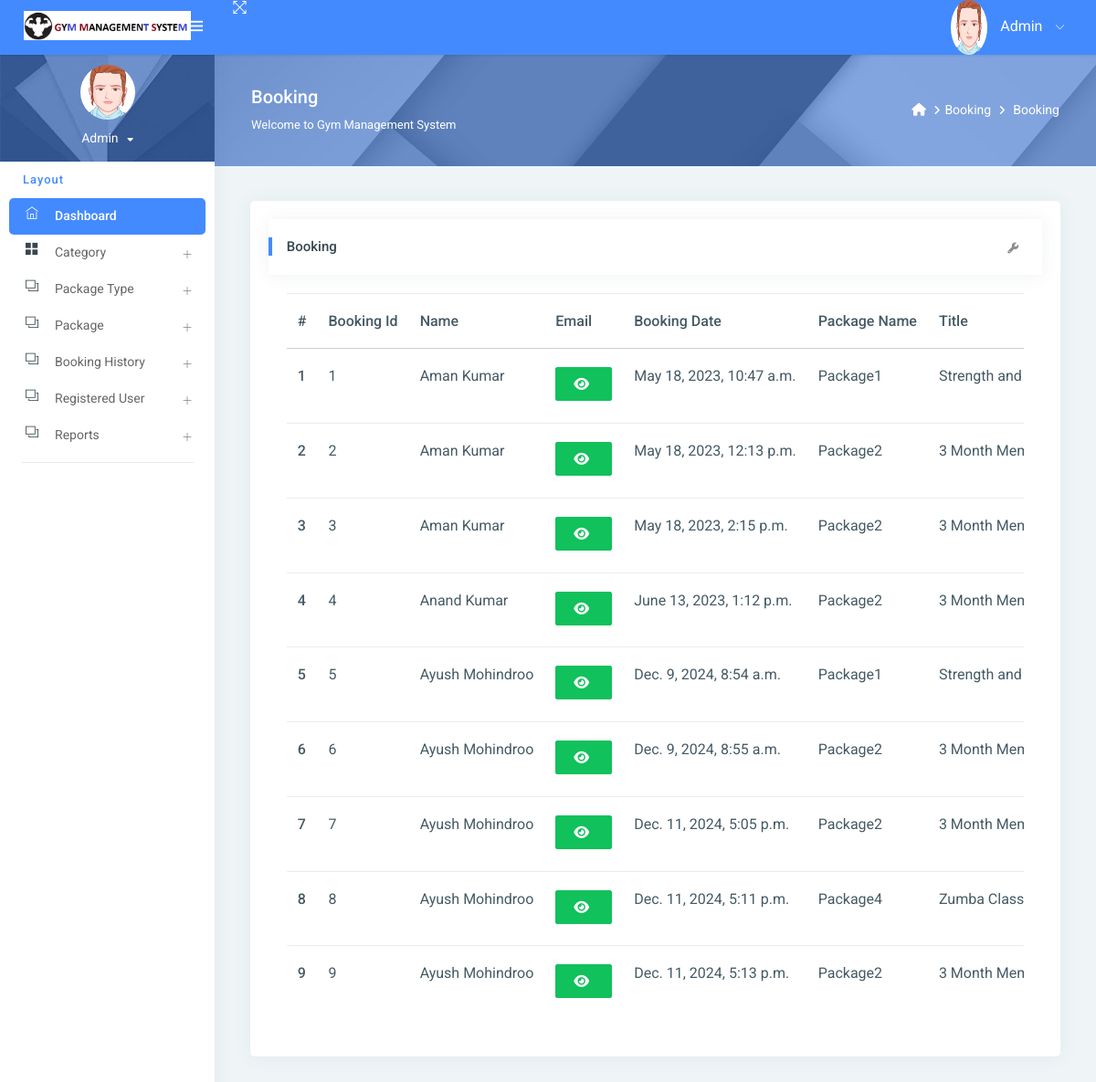
/new_booking/ (signed in), run on the app's committed database.
### gym/models.py (models this page shows, shortened)
class Booking(models.Model):
    package = models.ForeignKey(Package, on_delete=models.CASCADE, null=True, blank=True)
    register = models.ForeignKey(Signup, on_delete=models.CASCADE, null=True, blank=True)
    bookingnumber = models.CharField(max_length=100, null=True, blank=True)
    status = models.IntegerField(choices=STATUS, default=1)
    creationdate = models.DateTimeField(auto_now_add=True)

class Signup(models.Model):
    user = models.ForeignKey(User, on_delete=models.CASCADE, null=True)
    mobile = models.CharField(max_length=15, null=True)
    state = models.CharField(max_length=150, null=True)
    city = models.CharField(max_length=150, null=True)
    address = models.CharField(max_length=200, null=True)
    creationdate = models.DateTimeField(auto_now_add=True)

class Package(models.Model):
    category = models.ForeignKey(Category, on_delete=models.CASCADE, null=True)
    packagename = models.ForeignKey(Packagetype, on_delete=models.CASCADE, null=True)
    titlename = models.CharField(max_length=200, null=True)
    packageduration = models.CharField(max_length=50, null=True)
    price = models.CharField(max_length=200, null=True)
    description = models.CharField(max_length=200, null=True)
    creationdate = models.DateTimeField(auto_now_add=True)

class Packagetype(models.Model):
    category = models.ForeignKey(Category, on_delete=models.CASCADE, null=True)
    packagename = models.CharField(max_length=200, null=True)
    creationdate = models.DateTimeField(auto_now_add=True)
    def __str__(self):
        return self.packagename

### gym/views.py (the view)
# urls.py: path('new_booking/', new_booking, name='new_booking'),
@login_required(login_url='/admin_login/')
def new_booking(request):
    action = request.GET.get('action')
    data = Booking.objects.filter()
    if action == "New":
        data = data.filter(status="1")
    elif action == "Partial":
        data = data.filter(status="2")
    elif action == "Full":
        data = data.filter(status="3")
    elif action == "Total":
        data = data.filter()
    if request.user.is_staff:
        return render(request, "admin/new_booking.html", locals())
    else:
        return render(request, "booking_history.html", locals())

### gym/templates/admin/new_booking.html (shortened to what this page needs)
{% extends 'admin_base.html' %}
{% load static %}
{% block main %}
<link rel="stylesheet" href="https://cdnjs.cloudflare.com/ajax/libs/font-awesome/6.2.0/css/all.min.css" />
<div class="page-header">
    <div class="page-block">
        <div class="row align-items-center">
            <div class="col-md-8">
                <div class="page-header-title">
                    <h5 class="m-b-10">{{request.GET.action}} Booking</h5>
                    <p class="m-b-0">Welcome to Gym Management System</p>
                </div>
            </div>
            <div class="col-md-4">
                <ul class="breadcrumb-title">
                    <li class="breadcrumb-item">
                        <a href="{% url 'admin_home' %}"> <i class="fa fa-home"></i> </a>
                    </li>
                    <li class="breadcrumb-item"><a href="">Booking</a>
                    </li>
                    <li class="breadcrumb-item"><a href="">{{request.GET.action}} Booking</a>
                    </li>
                </ul>
            </div>
        </div>
    </div>
</div>
<div class="pcoded-inner-content">
    <div class="main-body">
        <div class="page-wrapper">
            <div class="page-body">
                <div class="row">
                    <div class="col-md-12">
                        <div class="card">
                            <div class="card-block">
                                <div class="card-header">
                                    <h5>{{request.GET.action}} Booking</h5>
                                    <div class="card-header-right">
                                        <ul class="list-unstyled card-option">
                                            <li><i class="fa fa fa-wrench open-card-option"></i></li>
                                        </ul>
                                    </div>
                                </div>
                                <div class="card-block table-border-style">
                                    <div class="table-responsive">
                                        <table class="table">
                                            <thead>
                                            <tr>
                                                <th>#</th>
                                                <th>Booking Id</th>
                                                <th>Name</th>
                                                <th>Email</th>
                                                <th>Booking Date</th>
                                                <th>Package Name</th>
                                                <th>Title</th>
                                            </tr>
                                            </thead>
                                            <tbody>
                                            {% for i in data %}
                                            <tr>
                                                <th scope="row">{{forloop.counter}}</th>
                                                <td>{{i.id}}</td>
                                                <td>{{i.register.user.first_name}} {{i.register.user.last_name}}</td>
                                                 <td><span id="email-{{forloop.counter}}" class="password">{{i.register.user.username}}</span>
                                                     <button type="button" class="btn btn-success" id="email-btn-{{forloop.counter}}" onclick="togglePassword('email-{{forloop.counter}}', this.id)"><i class="fa fa-eye"></i></button>
                                                 </td>
                                                 <td>{{i.creationdate}}</td>
                                                <td>{{i.package.packagename}}</td>
                                                <td>{{i.package.titlename}}</td>
                                            </tr>
                                            {% endfor %}
                                            </tbody>
                                        </table>
                                    </div>
                                </div>
                            </div>
                        </div>
                    </div>
                </div>
            </div>
        </div>
    </div>
</div>
{% endblock %}

### gym/templates/admin/new_booking.html (style rules this page uses)
.table-responsive { font-size:11px; }
td { padding:0px; }

### data on the page
Booking: id "1", register.user.first_name "Aman", register.user.last_name "Kumar", creationdate "May 18, 2023, 10:47 a.m.", package.packagename "Package1", package.titlename "Strength and…"
Booking: id "2", register.user.first_name "Aman", register.user.last_name "Kumar", creationdate "May 18, 2023, 12:13 p.m.", package.packagename "Package2", package.titlename "3 Month…"
Booking: id "3", register.user.first_name "Aman", register.user.last_name "Kumar", creationdate "May 18, 2023, 2:15 p.m.", package.packagename "Package2", package.titlename "3 Month…"
Booking: id "4", register.user.first_name "Anand", register.user.last_name "Kumar", creationdate "June 13, 2023, 1:12 p.m.", package.packagename "Package2", package.titlename "3 Month…"
Booking: id "5", register.user.first_name "Ayush", register.user.last_name "Mohindroo", creationdate "Dec. 9, 2024, 8:54 a.m.", package.packagename "Package1", package.titlename "Strength and…"
Booking: id "6", register.user.first_name "Ayush", register.user.last_name "Mohindroo", creationdate "Dec. 9, 2024, 8:55 a.m.", package.packagename "Package2", package.titlename "3 Month…"
Booking: id "7", register.user.first_name "Ayush", register.user.last_name "Mohindroo", creationdate "Dec. 11, 2024, 5:05 p.m.", package.packagename "Package2", package.titlename "3 Month…"
Booking: id "8", register.user.first_name "Ayush", register.user.last_name "Mohindroo", creationdate "Dec. 11, 2024, 5:11 p.m.", package.packagename "Package4", package.titlename "Zumba…"
Booking: id "9", register.user.first_name "Ayush", register.user.last_name "Mohindroo", creationdate "Dec. 11, 2024, 5:13 p.m.", package.packagename "Package2", package.titlename "3 Month…"
